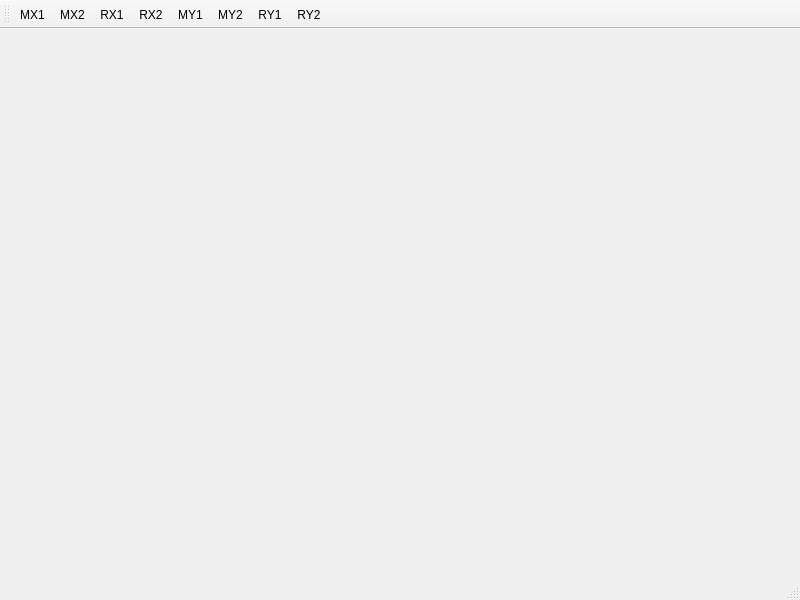
<?xml version="1.0" encoding="UTF-8"?>
<ui version="4.0">
 <class>MainWindow</class>
 <widget class="QMainWindow" name="MainWindow">
  <property name="geometry">
   <rect>
    <x>0</x>
    <y>0</y>
    <width>800</width>
    <height>600</height>
   </rect>
  </property>
  <property name="windowTitle">
   <string>MainWindow</string>
  </property>
  <widget class="QWidget" name="centralwidget">
   <layout class="QGridLayout" name="gridLayout"/>
  </widget>
  <widget class="QMenuBar" name="menubar">
   <property name="geometry">
    <rect>
     <x>0</x>
     <y>0</y>
     <width>800</width>
     <height>22</height>
    </rect>
   </property>
  </widget>
  <widget class="QStatusBar" name="statusbar"/>
  <widget class="QToolBar" name="toolBar">
   <property name="windowTitle">
    <string>toolBar</string>
   </property>
   <attribute name="toolBarArea">
    <enum>TopToolBarArea</enum>
   </attribute>
   <attribute name="toolBarBreak">
    <bool>false</bool>
   </attribute>
   <addaction name="actionMX1"/>
   <addaction name="actionMX2"/>
   <addaction name="actionRX1"/>
   <addaction name="actionRX2"/>
   <addaction name="actionMY1"/>
   <addaction name="actionMY2"/>
   <addaction name="actionRY1"/>
   <addaction name="actionRY2"/>
  </widget>
  <action name="actionMX1">
   <property name="text">
    <string>MX1</string>
   </property>
  </action>
  <action name="actionMX2">
   <property name="text">
    <string>MX2</string>
   </property>
  </action>
  <action name="actionRX1">
   <property name="text">
    <string>RX1</string>
   </property>
  </action>
  <action name="actionRX2">
   <property name="text">
    <string>RX2</string>
   </property>
  </action>
  <action name="actionRY1">
   <property name="text">
    <string>RY1</string>
   </property>
  </action>
  <action name="actionRY2">
   <property name="text">
    <string>RY2</string>
   </property>
  </action>
  <action name="actionMY1">
   <property name="text">
    <string>MY1</string>
   </property>
  </action>
  <action name="actionMY2">
   <property name="text">
    <string>MY2</string>
   </property>
  </action>
 </widget>
 <resources/>
 <connections/>
</ui>
